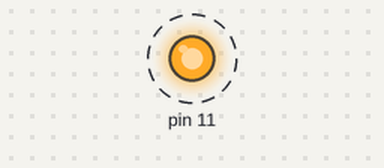
A program run on a simulated Raspberry Pi (header pin numbers). On the bench: output pins drawn as LEDs (lit = HIGH). Dashed ring = blinking. At 20.0 s the program stops and its outputs stay as they are.

Above: at 0.5 s.
Timing chart, 0 to 4.6 s (numbered marks = the images above):
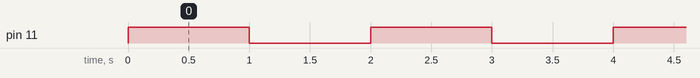

The program:

led.py
```python
#!/usr/bin/python
# -*- coding: utf-8 -*-
#
# root moduan exekutatu

import RPi.GPIO as GPIO
import time

# blinking function
def blink(pin):
        GPIO.output(pin,GPIO.HIGH)
        time.sleep(1)
        GPIO.output(pin,GPIO.LOW)
        time.sleep(1)
        return True

# to use Raspberry Pi board pin numbers
GPIO.setmode(GPIO.BOARD)

# set up GPIO output channel
GPIO.setup(11, GPIO.OUT)

# blink GPIO17 10 times
for i in range(0, 10):
        blink(11)

GPIO.cleanup()
```

Measured:
- by itself, pin 11: alternates HIGH for 1.0 s and LOW for 1.0 s, 20 changes in all, then stays LOW
